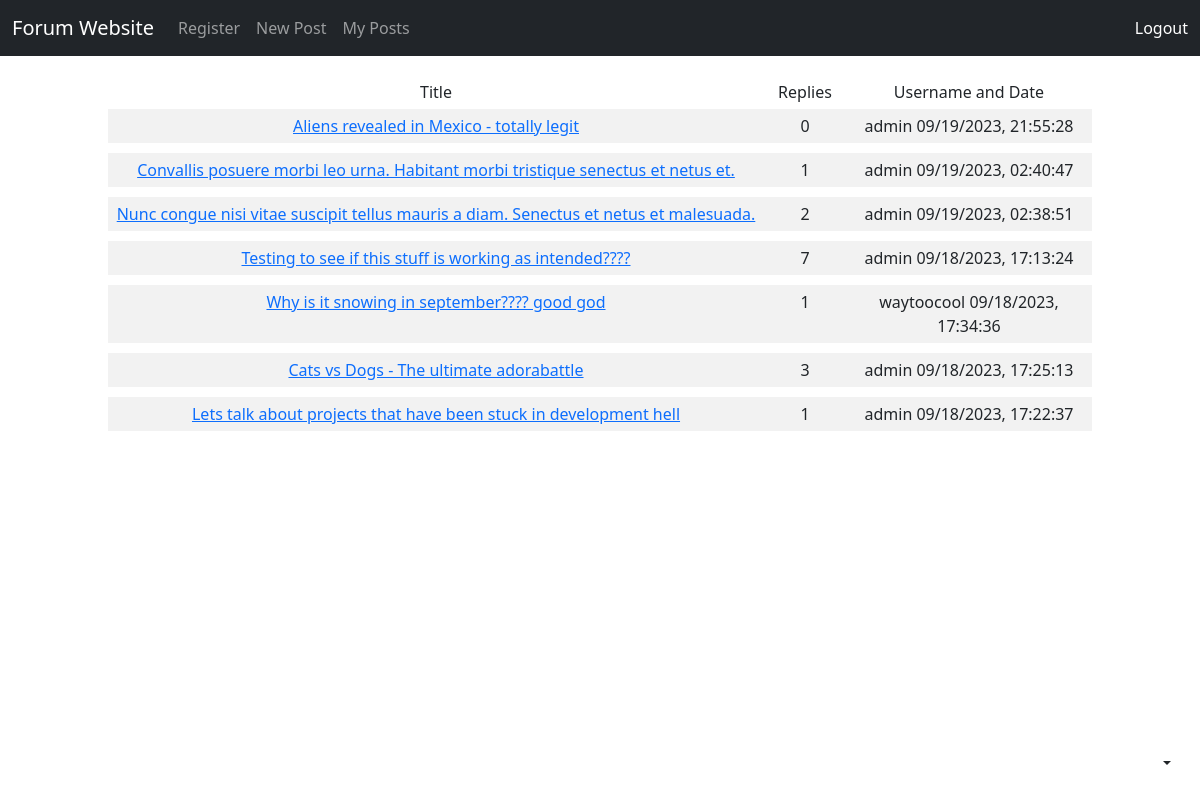
The page / (signed in) on the database its author committed.
### main.py (models this page shows)
class Post(UserMixin, db.Model):
    __tablename__ = "posts"
    post_id = db.Column(db.Integer, primary_key=True)
    title = db.Column(db.String(50), nullable=False)
    body = db.Column(db.String(1000), nullable=False)
    date = db.Column(db.String(50), nullable=False)
    reply_count = db.Column(db.Integer, nullable=False)
    last_reply = db.Column(db.String(50), nullable=False)
    author_id = db.Column(db.String(30), db.ForeignKey('users.username'), nullable=False)

### main.py (the view)
@app.route("/", methods=["GET", "POST"])
def home_page():
    page_title = "Home Page"
    all_posts = db.session.query(Post).order_by(Post.last_reply.desc()).all()
    return render_template("index.html", page_title=page_title, current_user=current_user, all_posts=all_posts)

### main.py (called while the page is built)
@login_manager.user_loader
def load_user(user_id):
    return db.get_or_404(User, user_id)

### templates/index.html (shortened to what this page needs)
{% include "header.html" %}
<div id="main-content">
    <div class="row mb-3 text-center">
        <div class="col-md-8 themed-grid-col">Title</div>
        <div class="col-md-1 themed-grid-col">Replies</div>
      <div class="col-md-3 themed-grid-col">Username and Date</div>
        {% for post in all_posts %}
        <div class="col-md-8 themed-grid-col index-style"><a href="show_post/{{ post.post_id }}">{{ post.title }}</a></div>
        <div class="col-md-1 themed-grid-col index-style">{{ post.reply_count }}</div>
        <div class="col-md-3 themed-grid-col index-style">{{ post.author_id }} {{ post.date }}</div>
        {% endfor %}
    </div>
</div>
</body>
</html>

### static/css/style.css (style rules this page uses)
div#main-content { width: 80%; margin: 0 auto; }
div.index-style { background-color: #f2f2f2; padding: 5px; margin: 5px 0; }

### rows shown on the page
Post: title "Aliens revealed in Mexico - totally legit", reply_count "0", author_id "admin", date "09/19/2023, 21:55:28"
Post: title "Convallis posuere morbi leo urna. Habitant morbi tristique senectus et netus et.", reply_count "1", author_id "admin", date "09/19/2023, 02:40:47"
Post: title "Nunc congue nisi vitae suscipit tellus mauris a diam. Senectus et netus et malesuada.", reply_count "2", author_id "admin", date "09/19/2023, 02:38:51"
Post: title "Testing to see if this stuff is working as intended????", reply_count "7", author_id "admin", date "09/18/2023, 17:13:24"
Post: title "Why is it snowing in september???? good god", reply_count "1", author_id "waytoocool", date "09/18/2023, 17:34:36"
Post: title "Cats vs Dogs - The ultimate adorabattle", reply_count "3", author_id "admin", date "09/18/2023, 17:25:13"
Post: title "Lets talk about projects that have been stuck in development hell", reply_count "1", author_id "admin", date "09/18/2023, 17:22:37"
